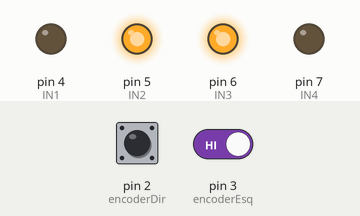
This sketch was run on a simulated Arduino Uno, built with avr-gcc and run on an emulated ATmega328P. On the bench: output pins drawn as LEDs (lit = HIGH). The inputs (shaded band) are chosen by the test bench; at power-on: pin 2 (encoderDir) HIGH, pin 3 (encoderEsq) HIGH. What the sketch prints to the serial monitor is not drawn.

Above: at 1.2 s.
1.3 s: pin 2 (encoderDir) pulsed LOW 2 times (0.12 s each, 0.3 s apart)
Timing chart, 0 to 4.3 s (numbered marks = the images above; inputs shaded):
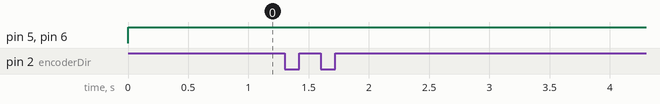

The sketch:

teste_encoder.ino
```cpp
int velDir = 255;
int velEsq = 255;
int velMin = 0;
int IN1 = 4;
int IN2 = 5;
int IN3 = 6;
int IN4 = 7;

//Pino ligado ao pino D0 do sensor
int encoderDir = 2;
int encoderEsq = 3;

//Numero de furos do disco do encoder
int nrFuros = 8;

//Contador de pulsos e variavel de verificação de estado
int pulsosDir = 0;
int pulsosEsq = 0;
int anteriorDir = 0;
int anteriorEsq = 0;

int quantidade = 100;

void setup(){
  Serial.begin(9600);

  //Pino do sensor como entrada
  pinMode(encoderDir, INPUT);
  pinMode(encoderEsq, INPUT);

  pinMode(IN1, OUTPUT);
  pinMode(IN2, OUTPUT);
  pinMode(IN3, OUTPUT);
  pinMode(IN4, OUTPUT);
}

void loop(){
  analogWrite(IN1, velMin);
  analogWrite(IN2, velDir);
  analogWrite(IN3, velEsq);
  analogWrite(IN4, velMin);

  // Encoder lado direito
  if(digitalRead(encoderDir) == LOW && anteriorDir == 0){
    anteriorDir = 1;
    delay(10);
  }
  // Encoder lado Esquerdo
  if(digitalRead(encoderEsq) == LOW && anteriorEsq == 0){
    anteriorEsq = 1;
    delay(10);
  }

  if(digitalRead(encoderDir) == HIGH && anteriorDir == 1){
    pulsosDir = pulsosDir + 1;
    Serial.println(pulsosDir);
    anteriorDir = 0;
    delay(10);
  }
  if(digitalRead(encoderEsq) == HIGH && anteriorEsq == 1){
    pulsosEsq = pulsosEsq + 1;
    Serial.println(pulsosEsq);
    anteriorEsq = 0;
    delay(10);
  }

  if(pulsosDir >= quantidade && pulsosEsq >= quantidade){
    analogWrite(IN1, velMin);
    analogWrite(IN2, velMin);
    analogWrite(IN3, velMin);
    analogWrite(IN4, velMin);
    pulsosDir = 0;
    pulsosEsq = 0;
    delay(8000);
  }

}
```

Measured:
- after the input at 1.3 s, every drawn part: stays the same
